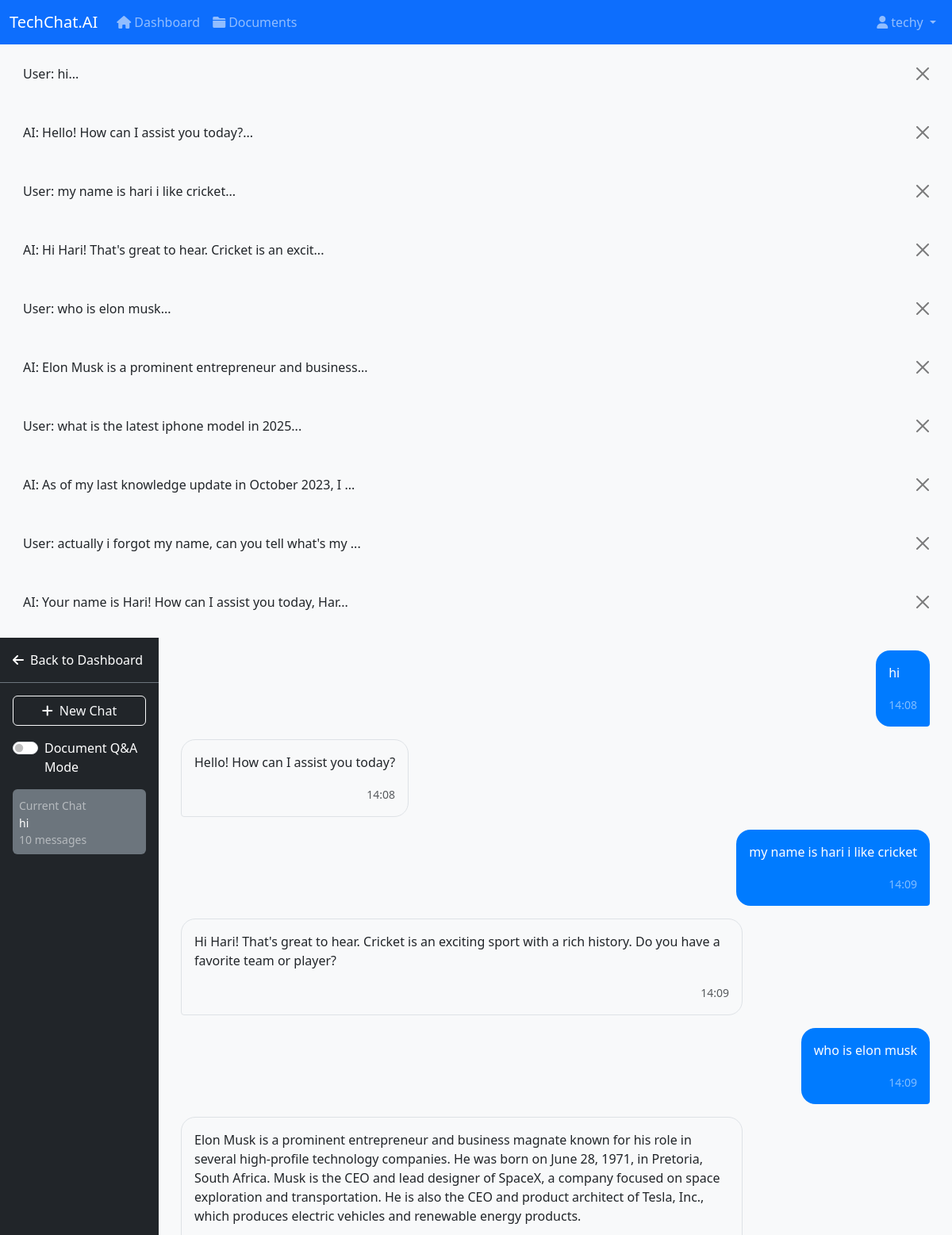
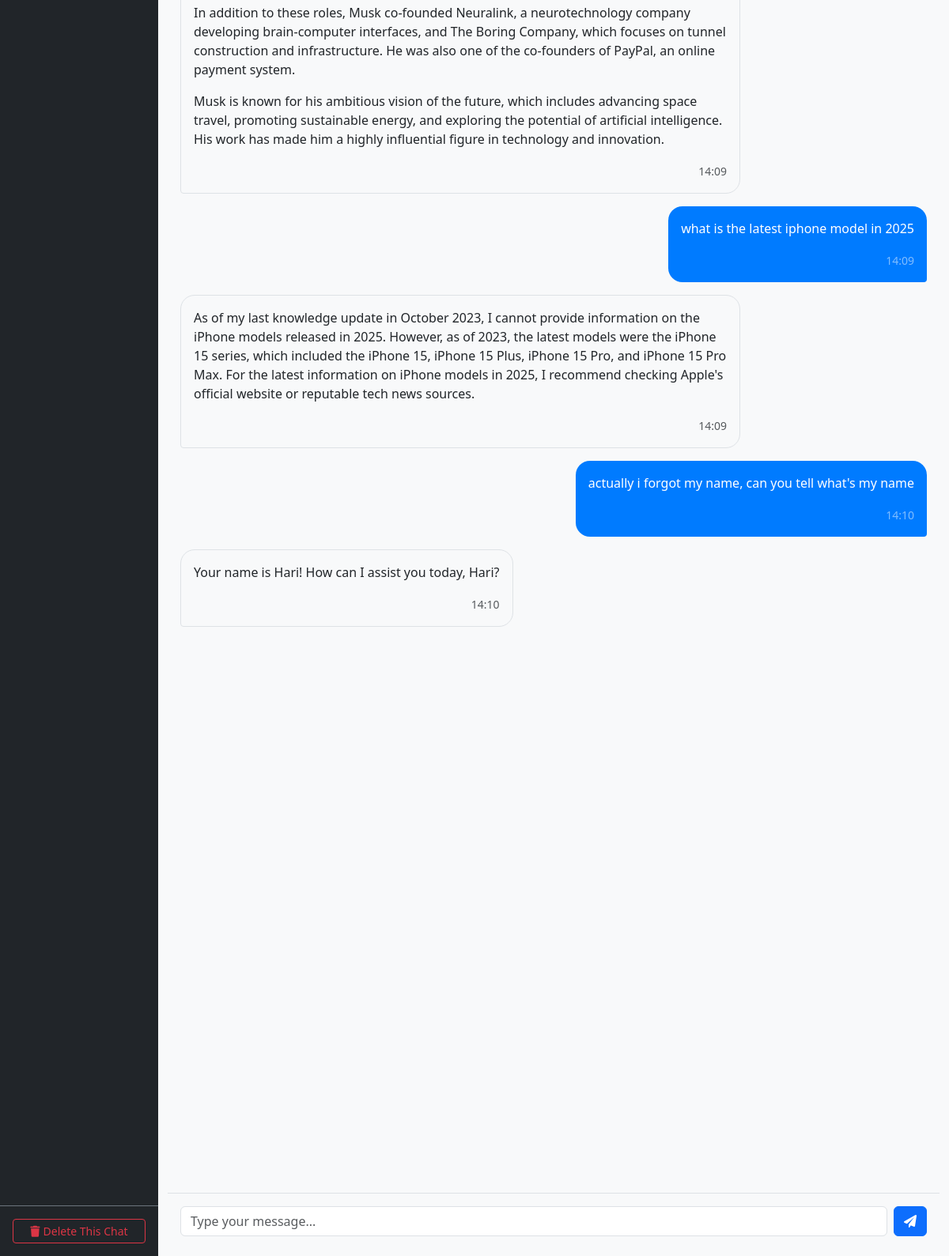
The page /chat/thread/2/ (signed in) on the database its author committed (2 pictures, top to bottom).
### chat/models.py (models this page shows, shortened)
class Message(models.Model):
    thread = models.ForeignKey(ChatThread, on_delete=models.CASCADE, related_name='messages')
    content = models.TextField()
    is_user = models.BooleanField(default=True)
    timestamp = models.DateTimeField(default=timezone.now)
    is_rag_response = models.BooleanField(default=False)
    source_documents = models.JSONField(blank=True, null=True)
    class Meta:
        ordering = ['timestamp']
    def __str__(self):
        return f"{'User' if self.is_user else 'AI'}: {self.content[:50]}..."

class ChatThread(models.Model):
    user = models.ForeignKey(User, on_delete=models.CASCADE)
    title = models.CharField(max_length=200, blank=True)
    created_at = models.DateTimeField(default=timezone.now)
    updated_at = models.DateTimeField(auto_now=True)
    class Meta:
        ordering = ['-updated_at']

### chat/views.py (the view)
# urls.py: path('thread/', views.chat_thread, name='new_thread'),
@login_required
def chat_thread(request, thread_id=None):
    if thread_id:
        thread = get_object_or_404(ChatThread, id=thread_id, user=request.user)
        messages_list = thread.messages.all()
    else:
        thread = ChatThread.objects.create(user=request.user, title="New Conversation")
        messages_list = []
    collections = DocumentCollection.objects.filter(
        user=request.user, documents__processed=True
    ).distinct()
    return render(request, 'chat/thread.html', {
        'thread': thread,
        'messages': messages_list,
        'collections': collections
    })

### templates/chat/thread.html (shortened to what this page needs)
{% extends 'base.html' %}
{% block content %}
<div class="container-fluid h-100">
    <div class="row h-100">
        <div class="col-md-3 col-lg-2 bg-dark text-white p-0" id="sidebar">
            <div class="d-flex flex-column h-100">
                <div class="p-3 border-bottom border-secondary">
                    <a href="{% url 'dashboard' %}" class="text-white text-decoration-none">
                        <i class="fas fa-arrow-left me-2"></i>Back to Dashboard
                    </a>
                </div>
                <div class="p-3">
                    <a href="{% url 'new_thread' %}" class="btn btn-outline-light w-100">
                        <i class="fas fa-plus me-2"></i>New Chat
                    </a>
                </div>
                <div class="px-3">
                    <div class="form-check form-switch mb-3">
                        <input class="form-check-input" type="checkbox" id="ragToggle">
                        <label class="form-check-label text-white" for="ragToggle">
                            Document Q&A Mode
                        </label>
                    </div>
                </div>
                <div class="px-3 mb-3">
                    <div class="bg-secondary p-2 rounded">
                        <small class="text-white-50">Current Chat</small>
                        <div class="text-white small fw-medium">{{ thread.title|default:"New Conversation" }}</div>
                        <div class="text-white-50 small">{{ thread.messages.count }} messages</div>
                    </div>
                </div>
                <div class="mt-auto p-3 border-top border-secondary">
                    <button class="btn btn-outline-danger btn-sm w-100" id="deleteCurrentChatBtn"
                            data-thread-id="{{ thread.id }}">
                        <i class="fas fa-trash me-1"></i>Delete This Chat
                    </button>
                </div>
            </div>
        </div>
        <div class="col-md-9 col-lg-10 d-flex flex-column chat-container">
            <div class="messages-area p-3" id="messagesArea">
                {% for message in messages %}
                <div class="d-flex {% if message.is_user %}justify-content-end{% else %}justify-content-start{% endif %} mb-3">
                    <div class="message-bubble p-3 {% if message.is_user %}user-message{% else %}ai-message{% endif %}">
                        <div class="message-content">{{ message.content|linebreaks }}</div>
                        <div class="text-end mt-1">
                            <small class="{% if message.is_user %}text-white-50{% else %}text-muted{% endif %}">
                                {{ message.timestamp|date:"H:i" }}
                            </small>
                        </div>
                    </div>
                </div>
                {% empty %}
                <div class="text-center text-muted py-5">
                    <i class="fas fa-robot fa-3x mb-3"></i>
                    <h5>Start a conversation</h5>
                    <p>Type your message below to begin chatting with the AI assistant</p>
                </div>
                {% endfor %}
            </div>
            <div class="p-3 border-top">
                <form id="chatForm" class="d-flex gap-2">
                    <div class="flex-grow-1">
                        <textarea id="messageInput" class="form-control" rows="1"
                                  placeholder="Type your message..." required
                                  style="resize: none; min-height: 38px; max-height: 120px;"></textarea>
                    </div>
                    <button type="submit" class="btn btn-primary" id="sendButton">
                        <i class="fas fa-paper-plane"></i>
                    </button>
                </form>
            </div>
        </div>
    </div>
</div>
{% endblock %}

### templates/base.html (shortened to what this page needs)
<!DOCTYPE html>
<html lang="en">
<head>
    <link href="https://cdn.jsdelivr.net/npm/bootstrap@5.3.2/dist/css/bootstrap.min.css" rel="stylesheet">
    <link rel="stylesheet" href="https://cdnjs.cloudflare.com/ajax/libs/font-awesome/6.0.0/css/all.min.css">
</head>
<body class="bg-light">
    {% if user.is_authenticated %}
    <nav class="navbar navbar-expand-lg navbar-dark bg-primary">
        <div class="container-fluid">
            <a class="navbar-brand" href="{% url 'dashboard' %}">
                TechChat.AI
            </a>
            <div class="collapse navbar-collapse" id="navbarNav">
                <ul class="navbar-nav me-auto">
                    <li class="nav-item">
                        <a class="nav-link" href="{% url 'dashboard' %}">
                            <i class="fas fa-home me-1"></i>Dashboard
                        </a>
                    </li>
                    <li class="nav-item">
                        <a class="nav-link" href="{% url 'documents' %}">
                            <i class="fas fa-folder me-1"></i>Documents
                        </a>
                    </li>
                </ul>
                <div class="navbar-nav">
                    <div class="nav-item dropdown">
                        <a class="nav-link dropdown-toggle" href="#" role="button" data-bs-toggle="dropdown">
                            <i class="fas fa-user me-1"></i>{{ user.username }}
                        </a>
                    </div>
                </div>
            </div>
        </div>
    </nav>
    {% endif %}
    {% if messages %}
    <div class="container-fluid mt-2">
        {% for message in messages %}
        <div class="alert alert-{% if message.tags == 'error' %}danger{% else %}{{ message.tags }}{% endif %} alert-dismissible fade show" role="alert">
            {{ message }}
            <button type="button" class="btn-close" data-bs-dismiss="alert"></button>
        </div>
        {% endfor %}
    </div>
    {% endif %}
    <main>
        {% block content %}
        {% endblock %}
    </main>
</body>
</html>

### templates/base.html (style rules this page uses)
.chat-container { height: calc(100vh - 120px); }
.messages-area { height: calc(100% - 80px); overflow-y: auto; }
.message-bubble { max-width: 70%; word-wrap: break-word; }
.user-message { background-color: #007bff; color: white; border-radius: 18px 18px 4px 18px; }
.ai-message { background-color: #f8f9fa; border: 1px solid #dee2e6; border-radius: 18px 18px 18px 4px; }

### templates/chat/thread.html (style rules this page uses)
.messages-area { overflow-y: auto; scroll-behavior: smooth; }
.message-bubble { max-width: 75%; word-wrap: break-word; }
#messageInput { transition: height 0.2s ease; }

### rows shown on the page
Message: is_user+content "User: hi...", content "hi", timestamp "14:08"
Message: is_user+content "AI: Hello! How can I assist you today?...", content "Hello! How can I assist you today?", timestamp "14:08"
Message: is_user+content "User: my name is hari i like cricket...", content "my name is hari i like cricket", timestamp "14:09"
Message: is_user+content "AI: Hi Hari! That's great to hear. Cricket is an excit...", content "Hi Hari! That's great to hear. Cricket is an exciting sport with a rich history. Do you have a favorite team or player?", timestamp "14:09"
Message: is_user+content "User: who is elon musk...", content "who is elon musk", timestamp "14:09"
Message: is_user+content "AI: Elon Musk is a prominent entrepreneur and business...", content "Elon Musk is a prominent entrepreneur and business magnate known for his role in several high-profile technology companies. He was born on June 28, 1971, in Pretoria, South Africa. Musk is the CEO and lead designer of SpaceX, a company focused on space exploration and transportation. He is also the CEO and product architect of Tesla, Inc., which produces electric vehicles and renewable energy products. In addition to these roles, Musk co-founded Neuralink, a neurotechnology company developing brain-computer interfaces, and The Boring Company, which focuses on tunnel construction and infrastructure. He was also one of the co-founders of PayPal, an online payment system. Musk is known for his…", timestamp "14:09"
Message: is_user+content "User: what is the latest iphone model in 2025...", content "what is the latest iphone model in 2025", timestamp "14:09"
Message: is_user+content "AI: As of my last knowledge update in October 2023, I ...", content "As of my last knowledge update in October 2023, I cannot provide information on the iPhone models released in 2025. However, as of 2023, the latest models were the iPhone 15 series, which included the iPhone 15, iPhone 15 Plus, iPhone 15 Pro, and iPhone 15 Pro Max. For the latest information on iPhone models in 2025, I recommend checking Apple's official website or reputable tech news sources.", timestamp "14:09"
Message: is_user+content "User: actually i forgot my name, can you tell what's my ...", content "actually i forgot my name, can you tell what's my name", timestamp "14:10"
Message: is_user+content "AI: Your name is Hari! How can I assist you today, Har...", content "Your name is Hari! How can I assist you today, Hari?", timestamp "14:10"
ChatThread: title "hi", messages.count "10"

### other values the page prints
{{ user.username }} "techy"
